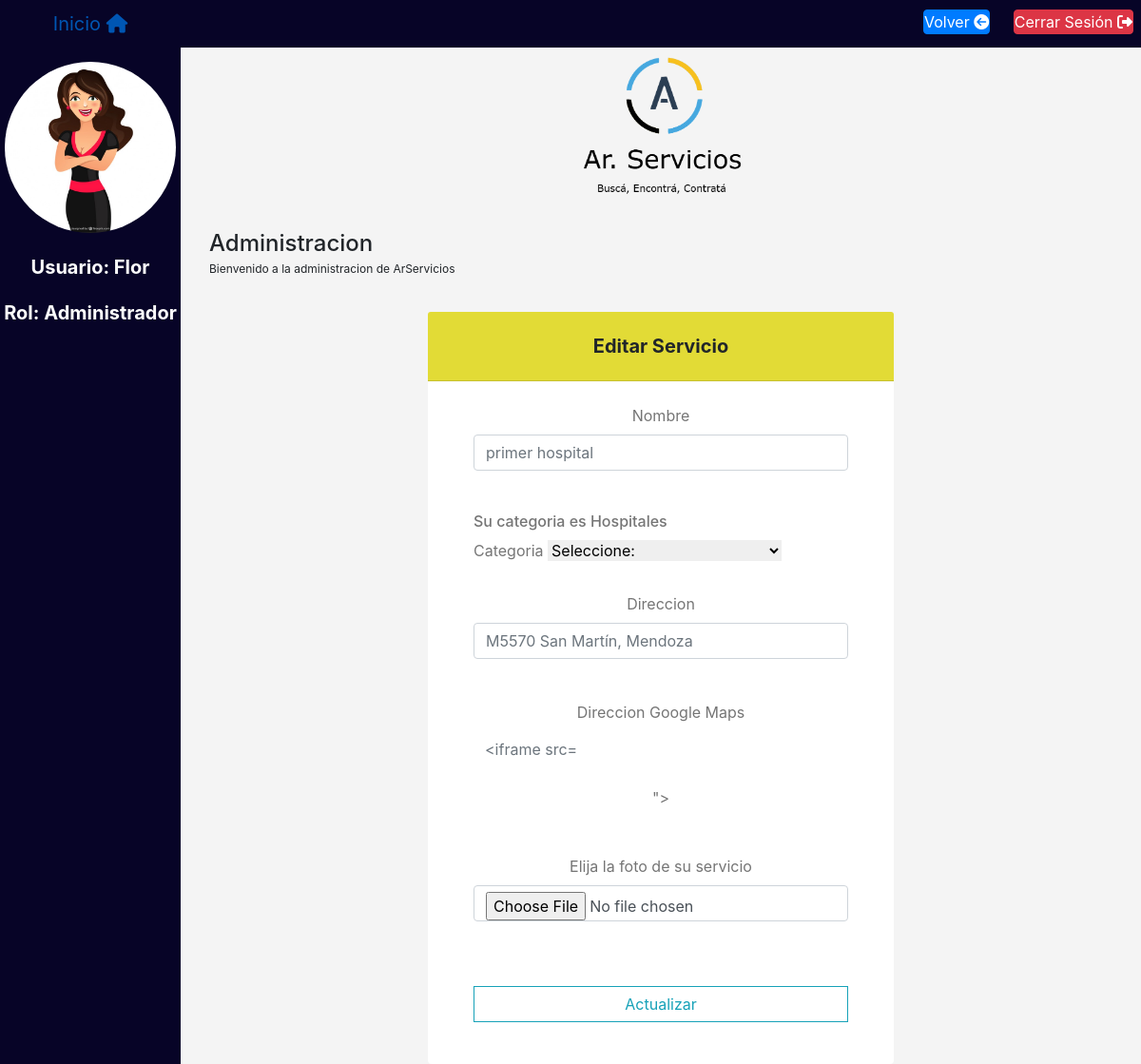
Page /index/editarservicio.php?editarservicio=2 (signed in) on the committed database.
### tables this page shows
CREATE TABLE `usuario` (
  `id_usuario` int(11) NOT NULL,
  `nombre` varchar(150) DEFAULT NULL,
  `contrasena` varchar(80) DEFAULT NULL,
  `email` varchar(90) DEFAULT NULL,
  `telefono` int(25) DEFAULT NULL,
  `id_provincia` int(11) DEFAULT NULL,
  `direccion` varchar(150) DEFAULT NULL,
  `id_sexo` int(11) DEFAULT NULL,
  `id_rol` int(11) DEFAULT NULL,
  `imagen` varchar(50) NOT NULL,
  `fecha` int(10) UNSIGNED NOT NULL,
  `intentos` int(10) NOT NULL,
  `fechahora` varchar(50) NOT NULL
);

CREATE TABLE `servicio` (
  `id_servicio` int(11) NOT NULL,
  `nombre` varchar(50) DEFAULT NULL,
  `id_categoria` int(11) DEFAULT NULL,
  `direccion` varchar(150) NOT NULL,
  `maps` varchar(800) NOT NULL,
  `imagens` varchar(100) NOT NULL
);

CREATE TABLE `categoria` (
  `id_categoria` int(11) NOT NULL,
  `nombre` varchar(50) DEFAULT NULL
);

### conexion/database.php (called while the page is built, shortened)
<?php
class database {
    public $db;
    protected $prep;
    public function __construct( $dbhost, $dbuser, $dbpass, $dbname ) {
        $this->db = new mysqli( $dbhost, $dbuser, $dbpass, $dbname );
        $this->db->set_charset( 'utf8' );
    }
    public function preparar ($consulta){
        $this->consulta = $consulta;
        $this->prep = $this->db->prepare( $this->consulta);
        if( !$this->prep){
            trigger_error("Error al preparar la consulta", E_USER_ERROR);
        }else{
            return true;
        }
    }
    public function ejecutar(){
        $this->prep->execute();
    }
}

### index/editarservicio.php (the view, shortened to what this page needs)
<?php
          include '../conexion/database.php';
    $db = new database( DB_HOST, DB_USER, DB_PASS, DB_NAME );
    $sId = $_SESSION['idUsuario'];
    $db->preparar("SELECT nombre, imagen FROM usuario WHERE id_usuario = ? ");
    $db->prep()->bind_param( 'i', $sId);
    $db->ejecutar();
    $db->prep()->bind_result( $uNombre, $uImagen);
    $db->resultado();
    $db->liberar();
?>
<!DOCTYPE html>
<html lang="en">
<head>
    <link rel="stylesheet" href="../css/bootstrap.min.css">
    <link rel="stylesheet" href="../css/loginestilos.css">
    <link rel="stylesheet" href="../conexion/estiloerror.css">
    <link rel="stylesheet" href="../css/indexloginphp.css">
    <link rel="stylesheet" href="../css/map.css">
</head>
<body>
   <a class=" logo" href="index.php">
        <span>Inicio</span> <i class="fas fa-home"></i>
        </a>
   <nav class="" style="background-color: rgb(7, 4, 39);  height:50px;">
   <div >
        <div class="card-body px-lg-5 pt-0" style="text-align: right;">
        <a class="btn btn-primary" href="../index/admin/indexlogin.php" style="margin-top:10px; padding:0;margin-right:20px; ">Volver <i class="fas fa-arrow-circle-left"></i></a>
 <a class="btn btn-danger" href="logout.php" style="margin-top:10px; padding:0;margin-right:-40px;">Cerrar Sesión <i class="fas fa-sign-out-alt"></i> </a>
      </div>
       <div class="card-body px-lg-5 pt-0" style="text-align: left;">
      </div>
    </div>
   </nav>
   <div class="izq">
          <img class=" img-responsive rounded-circle" src='<?php echo "$uImagen"; ?>' alt="" style="display:block;
            margin:auto; width:180px; margin-top:15px;">
        <br>
       <center >
        <div class="" style="padding: 0;border: 0;">
          <h5 class="">
            <strong>Usuario: <?php echo ucwords($uNombre); ?></strong>
            <br><br>
            <strong>Rol: <?php echo ucwords($_SESSION['rol']); ?> </strong>
          </h5>
        <br>
        </div>
       </center>
   </div>
    <div class="der">
        <img src="../imagenes/logoAr.png" alt="Logo de ArServicios" style="display:block;
        margin:auto; width:180px; margin-top:-55px">
        <div class="cabecera-pagina">
            <h1 class="titulo-pagina">
                Administracion
                <small>Bienvenido a la administracion de ArServicios</small>
            </h1>
        </div>
        <div class="container-fluid">
           <?php if(isset($_GET['editarservicio']) ) : ?>
           <center>
    <div class="card col-md-6 col-center" style="padding: 0;border: 0;">
      <h5 class="card-header info-color white-text text-center py-4" style="background-color: #e2db36;">
        <strong>Editar Servicio</strong>
      </h5>
      <div class="card-body px-lg-5 pt-0">
           <div class="">
               <div class="col-centrar">
               <?php
                   $eID = $_GET['editarservicio'];
                    $db->preparar("SELECT servicio.nombre, servicio.id_categoria, servicio.direccion, servicio.maps, categoria.nombre as categoriaName FROM servicio  INNER JOIN categoria ON servicio.id_categoria=categoria.id_categoria WHERE id_servicio = ? ");
                    $db->prep()->bind_param( 'i', $eID);
                    $db->ejecutar();
                    $db->prep()->bind_result($enombre, $ecategoria, $edireccion, $emaps, $ecategorianame);
                   ?>
        <form class="text-center" enctype="multipart/form-data" method="post" style="color: #757575;" action="actualizarservicio.php">
            <br>
           <div class="md-form">
           <label for="">Nombre</label>
            <input name="nombre" type="text" id="" class="form-control" placeholder="<?php echo "$enombre"; ?>">
          </div>
            <br>
          <div class="md-form" style="text-align: left;">
          <h6>Su categoria es <?php echo "$ecategorianame"; ?></h6>
          <label for="">Categoria</label>
             <select name="id_categoria" id="">
               <option value="0"> Seleccione:</option>
             </select>
          </div>
            <br>
          <div class="md-form">
           <label for="">Direccion</label>
            <input name="direccion" type="text" id="" class="form-control" placeholder="<?php echo "$edireccion"; ?>">
          </div>
             <br>
          <div class="md-form">
           <label for="">Direccion Google Maps</label>
            <input name="maps" type="text" id="" class="form-control" placeholder="<?php echo "$emaps"; ?>">
          </div>
            <br>
            <br>
             <div class="md-form">
             <label for="">Elija la foto de su servicio</label>
            <input name="foto" type="file" id="" class="form-control">
          </div>
            <br>
          <button class="btn btn-outline-info btn-rounded btn-block my-4 waves-effect z-depth-0" type="submit">Actualizar</button>
        </form>
         </div>
    </div>
    </div>
    </div>
   </center>
             <?php endif; ?>
        </div>
       </div>
</body>
</html>

### css/loginestilos.css (style rules this page uses)
* { margin: 0; padding: 0; border: 0; }
body { background: linear-gradient(to right, #00ccff -17%, #000066 127%); }

### css/indexloginphp.css (style rules this page uses)
html, body { height: 100%; }
body { background: rgba(123,123,123,0.08); }
.col-centrar { float: none!important; margin: 0 auto; }
from input, button { border-radius: 0!important; }
.izq { height: 100%; width: 190px; background-color: rgb(7, 4, 39); position: fixed; color: #fcfcfc; }
.der { margin-left: 190px; padding-top: 60px; }
.cabecera-pagina { padding: 30px; }
.titulo-pagina { font-size: 24px; display: inline-block; margin-top: 0 !important; }
.titulo-pagina > small { font-size: 12px; display: block; margin-top: 5px; }
.logo { position: fixed; background-color: rgb(7, 4, 39); }
.logo { color: white; width: 190px; font-size: 20px; float: left; display: block; text-align: center; line-height: 50px; z-index: 1; }
input { margin-bottom: 20px !important; }

### rows in the picture
usuario: imagen (placeholder picture), nombre "Flor"
servicio: nombre "primer hospital", id_categoria.nombre "Hospitales", direccion "M5570 San Martín, Mendoza"

### other values in the picture
$_SESSION['rol'] "Administrador"
